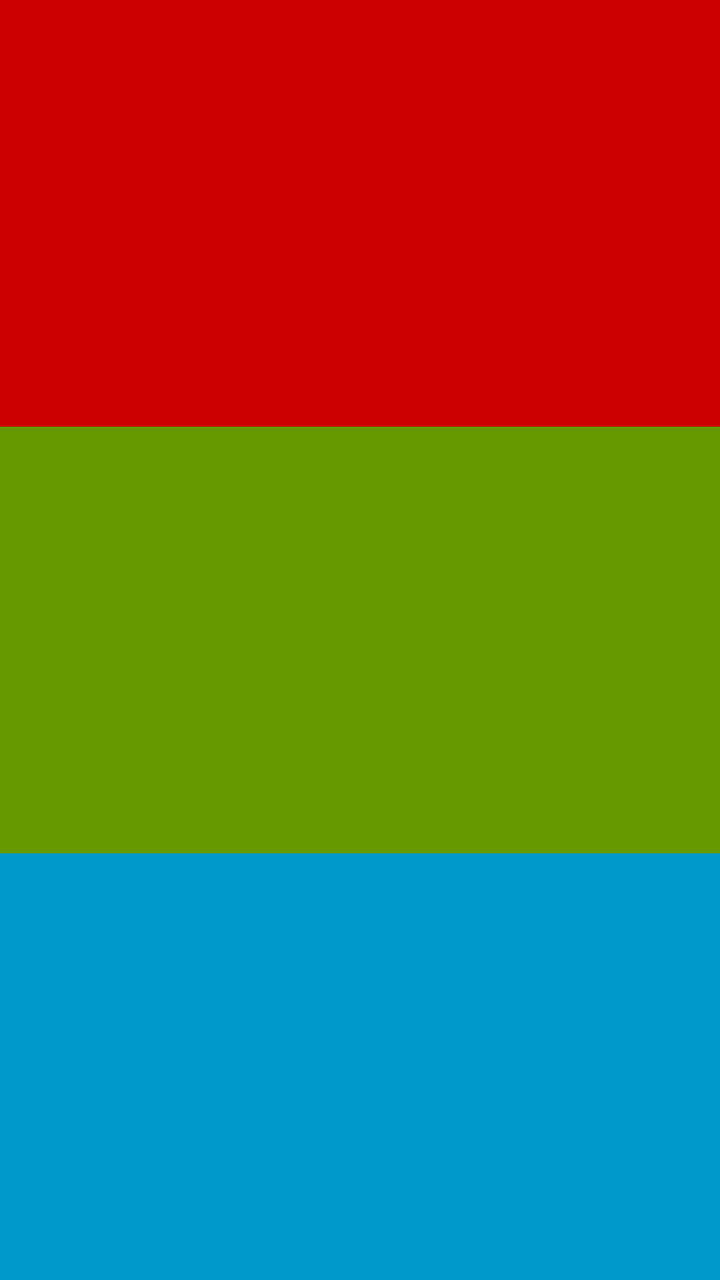
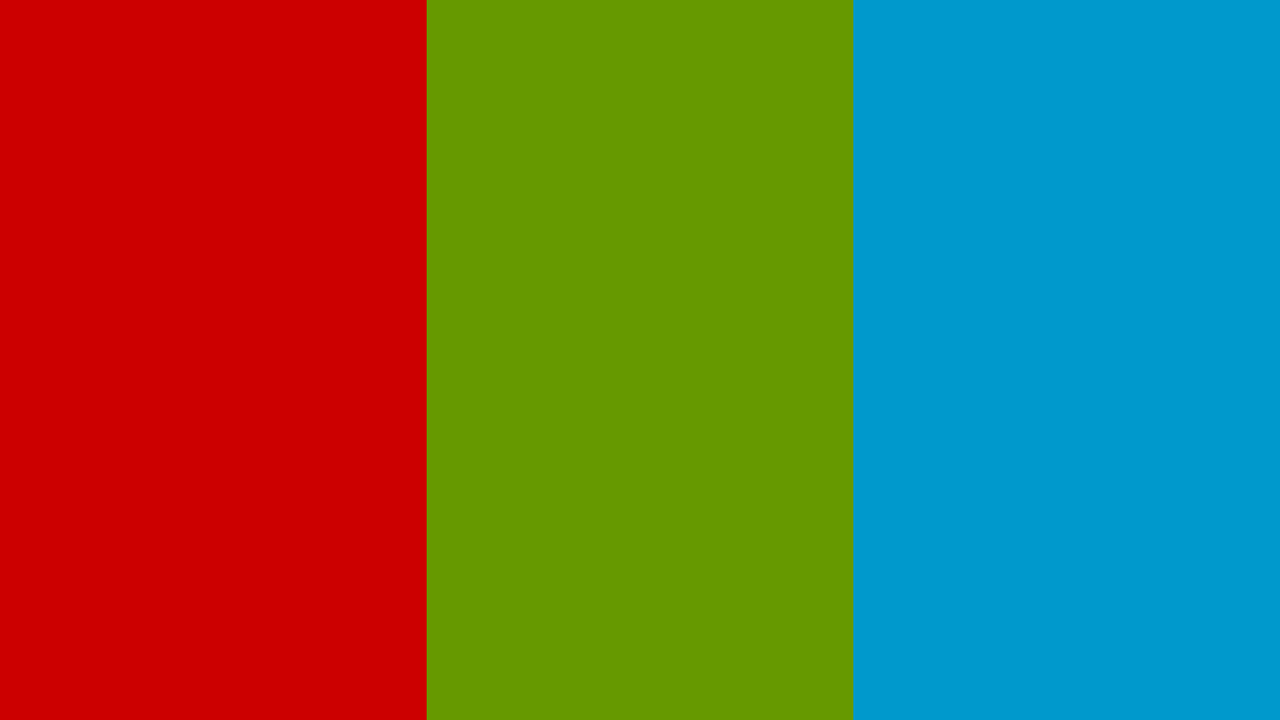

Compare how this app lays out the same screen by default and in its alternative resource folder. The renders come first, then the two layout files and the values they reference.
<!-- AndroidManifest.xml: application theme AppTheme -->
<!-- res/layout/activity_multiple_layouts.xml -->
<?xml version="1.0" encoding="utf-8"?>
<LinearLayout xmlns:android="http://schemas.android.com/apk/res/android"
              android:orientation="vertical"
              android:layout_width="match_parent"
              android:layout_height="match_parent">

    <View android:id="@+id/first_view"
          android:layout_width="match_parent"
          android:layout_weight="1"
          android:layout_height="0dp"
          android:background="@android:color/holo_red_dark"/>

    <View android:id="@+id/second_view"
          android:layout_width="match_parent"
          android:layout_weight="1"
          android:layout_height="0dp"
          android:background="@android:color/holo_green_dark"/>

    <View android:id="@+id/three_view"
          android:layout_width="match_parent"
          android:layout_weight="1"
          android:layout_height="0dp"
          android:background="@android:color/holo_blue_dark"/>
</LinearLayout>
<!-- resources referenced by this layout -->
<resources>
  <style name="AppTheme" parent="Theme.AppCompat.Light.NoActionBar">
          
          <item name="colorPrimary">@color/colorPrimary</item>
          <item name="colorPrimaryDark">@color/colorPrimaryDark</item>
          <item name="colorAccent">@color/colorAccent</item>
      </style>
  <color name="colorPrimary">#000000</color>
  <color name="colorPrimaryDark">#000000</color>
  <color name="colorAccent">@color/red_1</color>
  <color name="red_1">@android:color/holo_red_dark</color>
</resources>
<!-- res/layout-land/activity_multiple_layouts.xml (the repository's variant of the layout above) -->
<!-- drawn on the phone turned sideways -->
<?xml version="1.0" encoding="utf-8"?>
<LinearLayout xmlns:android="http://schemas.android.com/apk/res/android"
              android:orientation="horizontal"
              android:layout_width="match_parent"
              android:layout_height="match_parent">

    <View android:id="@+id/first_view"
          android:layout_height="match_parent"
          android:layout_width="0dp"
          android:layout_weight="1"
          android:background="@android:color/holo_red_dark"/>

    <View android:id="@+id/second_view"
          android:layout_height="match_parent"
          android:layout_width="0dp"
          android:layout_weight="1"
          android:background="@android:color/holo_green_dark"/>

    <View android:id="@+id/three_view"
          android:layout_height="match_parent"
          android:layout_width="0dp"
          android:layout_weight="1"
          android:background="@android:color/holo_blue_dark"/>
</LinearLayout>
